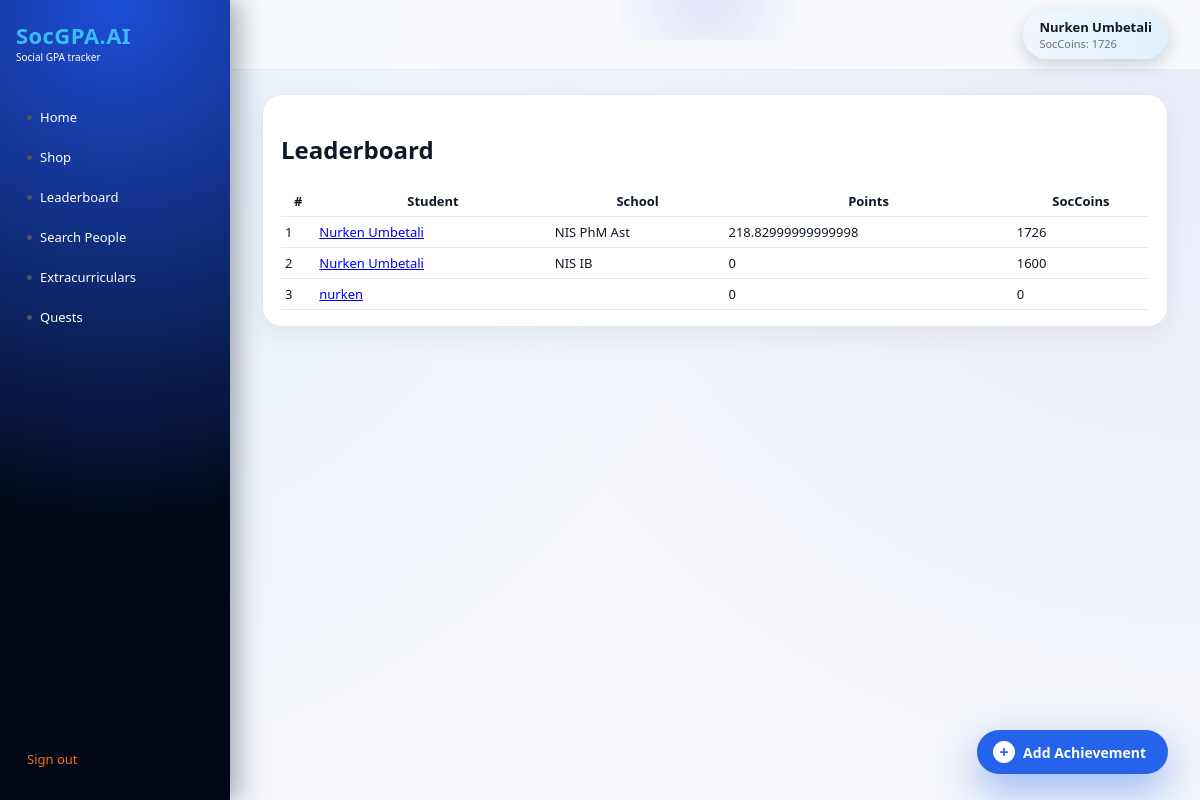
/leaderboard/ (signed in), run on the app's committed database.
### accounts/models.py (models this page shows, shortened)
class User(AbstractUser):
    ROLE_CHOICES = [
        ('student', 'Student'),
        ('teacher', 'Teacher'),
        ('school_admin', 'School Admin'),
    ]
    school_name = models.CharField(max_length=255, blank=True)
    role = models.CharField(max_length=20, choices=ROLE_CHOICES, default='student')
    is_verified_by_school = models.BooleanField(default=False)
    soc_coins = models.PositiveIntegerField(default=0)

### achievements/views.py (the view)
# urls.py: path('leaderboard/', leaderboard_view, name='leaderboard'),
@login_required
def leaderboard_view(request):
    users = User.objects.annotate(
        total_points=Sum('achievements__total_points')
    ).order_by('-total_points', '-soc_coins')[:100]
    return render(request, 'achievements/leaderboard.html', {'users': users})

### templates/achievements/leaderboard.html
{% extends 'base.html' %}
{% block content %}
<div class="card">
    <h2>Leaderboard</h2>
    <table class="table">
        <tr>
            <th>#</th>
            <th>Student</th>
            <th>School</th>
            <th>Points</th>
            <th>SocCoins</th>
        </tr>
        {% for u in users %}
        <tr>
            <td>{{ forloop.counter }}</td>
            <td><a href="{% url 'profile' u.id %}">{{ u.get_full_name|default:u.username }}</a></td>
            <td>{{ u.school_name }}</td>
            <td>{{ u.total_points|default:0 }}</td>
            <td>{{ u.soc_coins }}</td>
        </tr>
        {% endfor %}
    </table>
</div>
{% endblock %}

### templates/base.html (shortened to what this page needs)
<!DOCTYPE html>
<html lang="en">
<head>
    <link rel="stylesheet" href="/static/style.css">
</head>
<body>
<div class="layout">
    <aside class="sidebar">
        <div class="logo-wrap">
            <div class="logo">SocGPA.AI</div>
            <div class="logo-sub">Social GPA tracker</div>
        </div>
        {% if user.is_authenticated %}
        <nav class="side-nav">
            <a href="{% url 'dashboard' %}" class="side-link">
                <span class="side-dot"></span> Home
            </a>
            <a href="{% url 'shop' %}" class="side-link">
                <span class="side-dot"></span> Shop
            </a>
            <a href="{% url 'leaderboard' %}" class="side-link">
                <span class="side-dot"></span> Leaderboard
            </a>
            <a href="{% url 'search_people' %}" class="side-link">
                <span class="side-dot"></span> Search People
            </a>
            <a href="{% url 'extracurriculars' %}" class="side-link">
                <span class="side-dot"></span> Extracurriculars
            </a>
            <a href="{% url 'quests' %}" class="side-link">
                <span class="side-dot"></span> Quests
            </a>
        </nav>
        <a href="{% url 'logout' %}" class="side-link side-logout">Sign out</a>
        {% endif %}
    </aside>
    <main class="main">
        {% if user.is_authenticated %}
        <header class="topbar">
            <div class="topbar-glow"></div>
            <a href="{% url 'my_profile' %}" class="profile-pill">
                <div class="profile-name">
                    {{ user.get_full_name|default:user.username }}
                </div>
                <div class="profile-stats">
                    SocCoins: {{ user.soc_coins }}
                </div>
            </a>
        </header>
        {% endif %}
        <section class="content">
            {% block content %}{% endblock %}
        </section>
        {% if user.is_authenticated %}
        <a href="{% url 'add_achievement' %}" class="fab-add">
            <span class="fab-icon">+</span>
            <span class="fab-label">Add Achievement</span>
        </a>
        {% endif %}
    </main>
</div>
</body>
</html>

### static/style.css (style rules this page uses)
*, *::before, *::after { box-sizing: border-box; }
body { margin: 0; font-family: system-ui, -apple-system, BlinkMacSystemFont, sans-serif; background: radial-gradient(circle at top left, rgba(56,189,248,0.08), transparent 55%), radial-gradient(circle at top right, rgba(79,70,229,0.06), transparent 55%), #f4f6fb; color: #0f172a; -webkit-font-smoothing: antialiased; }
.layout { display: flex; min-height: 100vh; }
.sidebar { width: 230px; background: radial-gradient(circle at top, #1d4ed8 0, #020817 65%); padding: 20px 16px 24px; display: flex; flex-direction: column; position: fixed; inset: 0 auto 0 0; z-index: 40; box-shadow: 8px 0 24px rgba(15,23,42,0.35); }
.logo-wrap { margin-bottom: 26px; }
.logo { font-weight: 800; font-size: 22px; color: #38bdf8; letter-spacing: 0.02em; }
.logo-sub { font-size: 10px; color: #FFFFFF; }
.side-nav { display: flex; flex-direction: column; gap: 6px; flex: 1; margin-top: 10px; }
.side-link { padding: 8px 11px; border-radius: 12px; color: #FFFFFF; text-decoration: none; font-size: 13px; display: flex; align-items: center; gap: 8px; position: relative; transition: all 0.18s ease; }
.side-dot { width: 5px; height: 5px; border-radius: 999px; background: #4b5563; }
.side-logout { margin-top: auto; color: #f97316; }
.main { margin-left: 230px; flex: 1; display: flex; flex-direction: column; min-height: 100vh; position: relative; }
.topbar { display: flex; justify-content: flex-end; align-items: center; padding: 10px 32px; background: rgba(248,250,252,0.9); backdrop-filter: blur(10px); border-bottom: 1px solid rgba(148,163,253,0.15); position: sticky; top: 0; z-index: 30; }
.topbar-glow { position: absolute; left: 40%; top: -40px; width: 180px; height: 80px; background: radial-gradient(circle, rgba(129,140,248,0.18), transparent); pointer-events: none; }
.profile-pill { display: flex; flex-direction: column; padding: 8px 16px; border-radius: 999px; background: linear-gradient(to right, #eff6ff, #e0f2fe); text-decoration: none; color: #111827; box-shadow: 0 6px 18px rgba(15,23,42,0.18); transition: all 0.18s ease; }
.profile-name { font-size: 13px; font-weight: 600; }
.profile-stats { font-size: 11px; color: #6b7280; }
.content { padding: 24px 32px 70px; flex: 1; }
.card { background: #ffffff; border-radius: 20px; padding: 18px 18px 16px; margin-bottom: 16px; border: 1px solid #e5e7eb; box-shadow: 0 10px 26px rgba(15,23,42,0.06); }
.fab-add { position: fixed; right: 32px; bottom: 26px; background: #2563eb; color: #ffffff; padding: 11px 22px 11px 16px; border-radius: 999px; text-decoration: none; font-weight: 600; font-size: 14px; box-shadow: 0 16px 40px rgba(37,99,235,0.45); display: inline-flex; align-items: center; gap: 8px; z-index: 50; transition: all 0.22s ease; }
.fab-icon { width: 22px; height: 22px; border-radius: 999px; background: #ffffff; color: #2563eb; display: flex; align-items: center; justify-content: center; font-weight: 700; font-size: 16px; }
.fab-label { white-space: nowrap; }
.table { width: 100%; border-collapse: collapse; font-size: 13px; }
.table th, .table td { padding: 6px 4px; border-bottom: 1px solid #e5e7eb; }

### data on the page
User: get_full_name "Nurken Umbetali", soc_coins "1726", school_name "NIS PhM Ast", total_points "218.82999999999998"
User: get_full_name "Nurken Umbetali", school_name "NIS IB", total_points "0", soc_coins "1600"
User: get_full_name "nurken", total_points "0", soc_coins "0"
